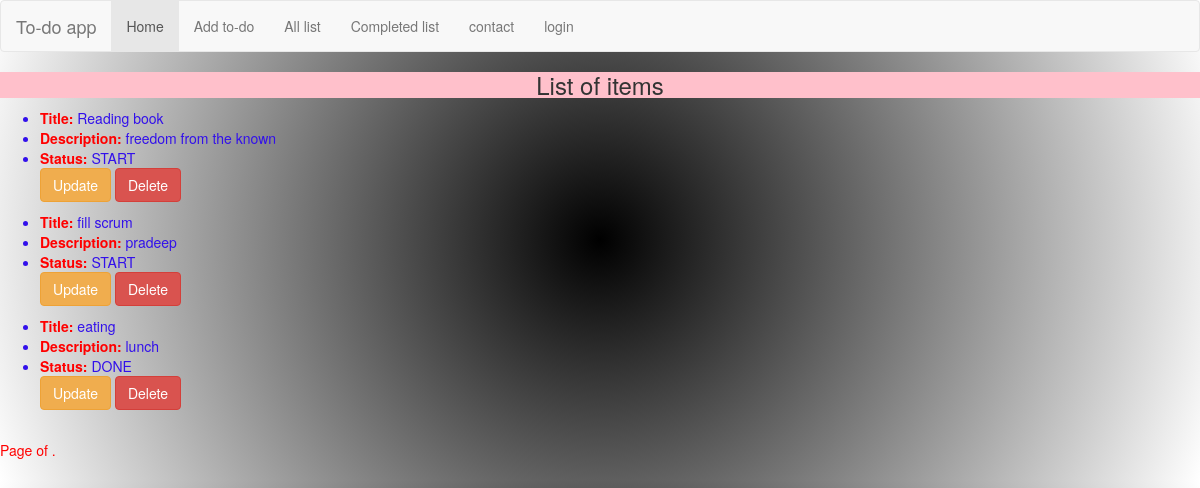
Before: /tlist/?page=2 with the older database file.
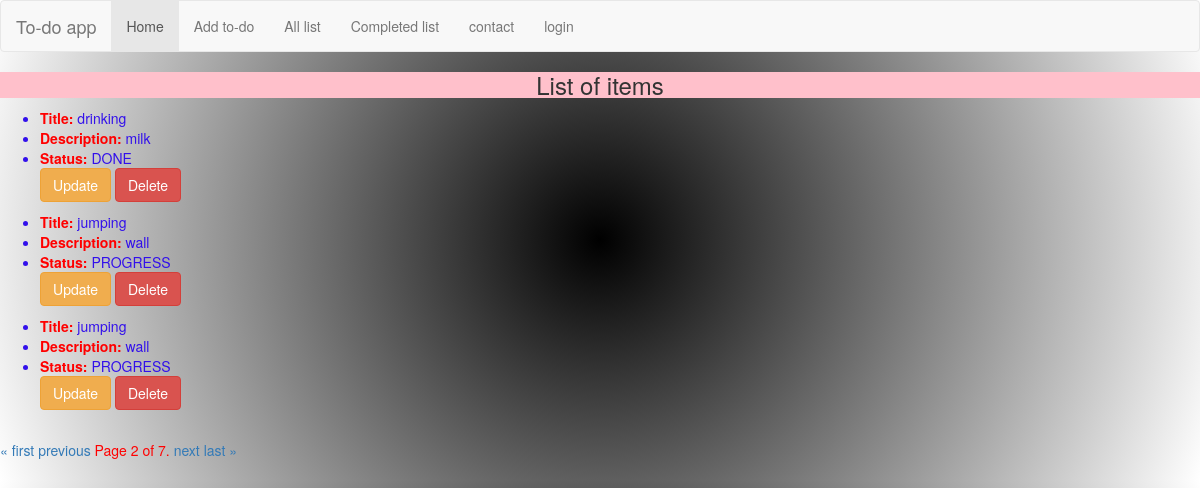
After: the same page with the newer database file.
### todoapp/models.py (models this page shows, shortened)
class TodoList(models.Model):
    title = models.CharField(max_length=100)
    details=models.TextField(max_length=200)
    status=models.CharField(max_length=30)

### todoapp/views.py (the view)
# urls.py: path('tlist/',views.list_view,name='tlist'),
def list_view(request):
    total_list=TodoList.objects.all()
    paginator=Paginator(total_list,3)
    page_number = request.GET.get('page')
    try:
        total_list=paginator.page(page_number)
    except PageNotAnInteger:
        total_list=paginator.page(1)
    except EmptyPage:
        sdata=paginator.page(paginator.num_pages)
    return render(request,'todoapp/total_list.html',{'total_list':total_list})

### templates/todoapp/total_list.html (shortened to what this page needs)
{% extends 'todoapp/base.html' %}
{% load static %}
{% block content %}
<center><h3>List of items</h3></center>
{% for todo in total_list %}
<ul>
<li><b>Title: </b>{{todo.title}}</li>
<li><b>Description: </b>{{todo.details}}</li>
<li><b>Status: </b>{{todo.status}} </li>
<a href="/update/{{todo.id}}" class='btn btn-warning'>Update</a>
<a href="/delete/{{todo.id}}" class='btn btn-danger'>Delete</a>
</ul>
{% endfor %}
<div class="pagination">
    <span class="step-links">
        {% if total_list.has_previous %}
            <a href="?page=1">&laquo; first</a>
            <a href="?page={{ total_list.previous_page_number }}">previous</a>
        {% endif %}
        <span class="current">
            Page {{ total_list.number }} of {{ total_list.paginator.num_pages }}.
        </span>
        {% if total_list.has_next %}
            <a href="?page={{ total_list.next_page_number }}">next</a>
            <a href="?page={{ total_list.paginator.num_pages }}">last &raquo;</a>
        {% endif %}
    </span>
</div>
{% endblock %}

Changed rows visible on the page:
no longer on this page (row unchanged): TodoList: title "Reading book", details "freedom from the known", status "START"
no longer on this page (row unchanged): TodoList: title "fill scrum", details "pradeep", status "START"
no longer on this page (row unchanged): TodoList: title "eating", details "lunch", status "DONE"
added TodoList: title "drinking", details "milk", status "DONE"
added TodoList: title "jumping", details "wall", status "PROGRESS"
added TodoList: title "jumping", details "wall", status "PROGRESS"
Other visible differences:
{{ total_list.number }}: (not shown) → "2"
{{ total_list.paginator.num_pages }}: (not shown) → "7"
text now shown: "« first previous next last »"
